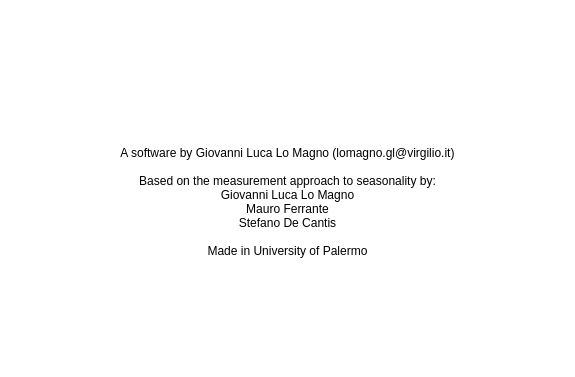
<?xml version="1.0" encoding="UTF-8"?>
<ui version="4.0">
 <class>AboutDialog</class>
 <widget class="QDialog" name="AboutDialog">
  <property name="geometry">
   <rect>
    <x>0</x>
    <y>0</y>
    <width>575</width>
    <height>377</height>
   </rect>
  </property>
  <property name="windowTitle">
   <string>About</string>
  </property>
  <property name="styleSheet">
   <string notr="true">background-color: white;</string>
  </property>
  <layout class="QVBoxLayout" name="verticalLayout">
   <item>
    <layout class="QHBoxLayout" name="horizontalLayout">
     <item>
      <spacer name="horizontalSpacer">
       <property name="orientation">
        <enum>Qt::Horizontal</enum>
       </property>
       <property name="sizeHint" stdset="0">
        <size>
         <width>40</width>
         <height>20</height>
        </size>
       </property>
      </spacer>
     </item>
     <item>
      <widget class="QLabel" name="label">
       <property name="text">
        <string>&lt;html&gt;&lt;head/&gt;&lt;body&gt;&lt;p&gt;&lt;img src=&quot;:/icons/img/logo-150x180.png&quot;/&gt;&lt;/p&gt;&lt;/body&gt;&lt;/html&gt;</string>
       </property>
      </widget>
     </item>
     <item>
      <spacer name="horizontalSpacer_2">
       <property name="orientation">
        <enum>Qt::Horizontal</enum>
       </property>
       <property name="sizeHint" stdset="0">
        <size>
         <width>40</width>
         <height>20</height>
        </size>
       </property>
      </spacer>
     </item>
    </layout>
   </item>
   <item>
    <spacer name="verticalSpacer">
     <property name="orientation">
      <enum>Qt::Vertical</enum>
     </property>
     <property name="sizeHint" stdset="0">
      <size>
       <width>20</width>
       <height>7</height>
      </size>
     </property>
    </spacer>
   </item>
   <item>
    <layout class="QHBoxLayout" name="horizontalLayout_2">
     <item>
      <spacer name="horizontalSpacer_3">
       <property name="orientation">
        <enum>Qt::Horizontal</enum>
       </property>
       <property name="sizeHint" stdset="0">
        <size>
         <width>40</width>
         <height>20</height>
        </size>
       </property>
      </spacer>
     </item>
     <item>
      <widget class="QLabel" name="label_2">
       <property name="styleSheet">
        <string notr="true"/>
       </property>
       <property name="text">
        <string>&lt;html&gt;&lt;head/&gt;&lt;body&gt;&lt;p align=&quot;center&quot;&gt;&lt;span style=&quot; color:#000000;&quot;&gt;A software by Giovanni Luca Lo Magno (lomagno.gl@virgilio.it)&lt;br/&gt;&lt;br/&gt;Based on the measurement approach to seasonality by:&lt;br/&gt;Giovanni Luca Lo Magno&lt;br/&gt;Mauro Ferrante&lt;br/&gt;Stefano De Cantis&lt;br/&gt;&lt;br/&gt;Made in University of Palermo&lt;/span&gt;&lt;/p&gt;&lt;/body&gt;&lt;/html&gt;</string>
       </property>
      </widget>
     </item>
     <item>
      <spacer name="horizontalSpacer_4">
       <property name="orientation">
        <enum>Qt::Horizontal</enum>
       </property>
       <property name="sizeHint" stdset="0">
        <size>
         <width>40</width>
         <height>20</height>
        </size>
       </property>
      </spacer>
     </item>
    </layout>
   </item>
   <item>
    <spacer name="verticalSpacer_2">
     <property name="orientation">
      <enum>Qt::Vertical</enum>
     </property>
     <property name="sizeHint" stdset="0">
      <size>
       <width>20</width>
       <height>8</height>
      </size>
     </property>
    </spacer>
   </item>
  </layout>
 </widget>
 <resources/>
 <connections/>
</ui>
